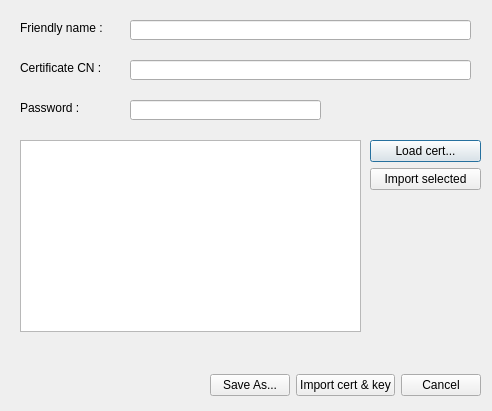
<?xml version="1.0" encoding="UTF-8"?>
<ui version="4.0">
 <class>CDialogPKCS12</class>
 <widget class="QDialog" name="CDialogPKCS12">
  <property name="geometry">
   <rect>
    <x>0</x>
    <y>0</y>
    <width>492</width>
    <height>411</height>
   </rect>
  </property>
  <property name="windowTitle">
   <string>Dialog</string>
  </property>
  <widget class="QLabel" name="labelFriendlyName">
   <property name="geometry">
    <rect>
     <x>20</x>
     <y>20</y>
     <width>91</width>
     <height>16</height>
    </rect>
   </property>
   <property name="text">
    <string>Friendly name :</string>
   </property>
  </widget>
  <widget class="QLineEdit" name="lineEditFriendlyName">
   <property name="geometry">
    <rect>
     <x>130</x>
     <y>20</y>
     <width>341</width>
     <height>20</height>
    </rect>
   </property>
  </widget>
  <widget class="QLabel" name="labelCertificate">
   <property name="geometry">
    <rect>
     <x>20</x>
     <y>60</y>
     <width>81</width>
     <height>16</height>
    </rect>
   </property>
   <property name="text">
    <string>Certificate CN :</string>
   </property>
  </widget>
  <widget class="QLineEdit" name="lineEditCertificate">
   <property name="geometry">
    <rect>
     <x>130</x>
     <y>60</y>
     <width>341</width>
     <height>20</height>
    </rect>
   </property>
  </widget>
  <widget class="QLineEdit" name="lineEditPassword">
   <property name="geometry">
    <rect>
     <x>130</x>
     <y>100</y>
     <width>191</width>
     <height>20</height>
    </rect>
   </property>
   <property name="echoMode">
    <enum>QLineEdit::Password</enum>
   </property>
  </widget>
  <widget class="QLabel" name="labelPassword">
   <property name="geometry">
    <rect>
     <x>20</x>
     <y>100</y>
     <width>71</width>
     <height>16</height>
    </rect>
   </property>
   <property name="text">
    <string>Password :</string>
   </property>
  </widget>
  <widget class="QListWidget" name="listWidgetCA">
   <property name="geometry">
    <rect>
     <x>20</x>
     <y>140</y>
     <width>341</width>
     <height>192</height>
    </rect>
   </property>
  </widget>
  <widget class="QWidget" name="verticalLayoutWidget">
   <property name="geometry">
    <rect>
     <x>370</x>
     <y>140</y>
     <width>111</width>
     <height>191</height>
    </rect>
   </property>
   <layout class="QVBoxLayout" name="verticalLayout">
    <item>
     <widget class="QPushButton" name="pushButtonLoadCert">
      <property name="text">
       <string>Load cert...</string>
      </property>
     </widget>
    </item>
    <item>
     <widget class="QPushButton" name="pushButtonImportCert">
      <property name="text">
       <string>Import selected</string>
      </property>
     </widget>
    </item>
    <item>
     <spacer name="verticalSpacer">
      <property name="orientation">
       <enum>Qt::Vertical</enum>
      </property>
      <property name="sizeHint" stdset="0">
       <size>
        <width>20</width>
        <height>40</height>
       </size>
      </property>
     </spacer>
    </item>
   </layout>
  </widget>
  <widget class="QWidget" name="horizontalLayoutWidget">
   <property name="geometry">
    <rect>
     <x>20</x>
     <y>370</y>
     <width>461</width>
     <height>31</height>
    </rect>
   </property>
   <layout class="QHBoxLayout" name="horizontalLayout">
    <item>
     <spacer name="horizontalSpacer">
      <property name="orientation">
       <enum>Qt::Horizontal</enum>
      </property>
      <property name="sizeHint" stdset="0">
       <size>
        <width>40</width>
        <height>20</height>
       </size>
      </property>
     </spacer>
    </item>
    <item>
     <widget class="QPushButton" name="pushButtonSaveAs">
      <property name="text">
       <string>Save As...</string>
      </property>
     </widget>
    </item>
    <item>
     <widget class="QPushButton" name="pushButtonImportMain">
      <property name="text">
       <string>Import cert &amp;&amp; key</string>
      </property>
     </widget>
    </item>
    <item>
     <widget class="QPushButton" name="pushButtonCancel">
      <property name="text">
       <string>Cancel</string>
      </property>
     </widget>
    </item>
   </layout>
  </widget>
 </widget>
 <resources/>
 <connections/>
</ui>
